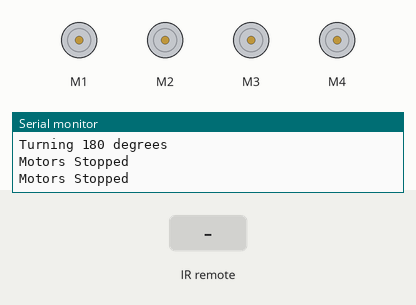
This sketch was run on a simulated Arduino Uno, built with avr-gcc and run on an emulated ATmega328P. Parts: 4 × DC motor (green arrow = forward, orange = backward, longer = faster), the last lines printed to the serial monitor. The test bench sets the inputs (shaded band).

Above: at 2.7 s.
2.8 s: infrared code 0x18 received
At 3.7 s:
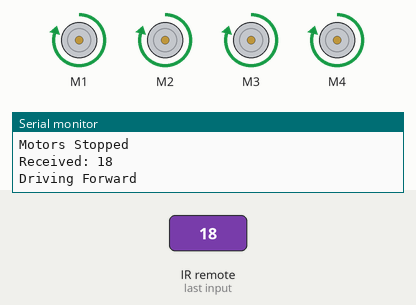
4.3 s: infrared code 0x52 received
At 4.8 s:
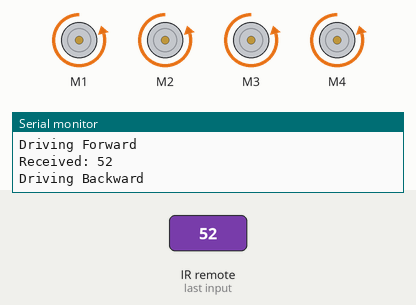
5.8 s: infrared code 0x8 received
At 7.0 s:
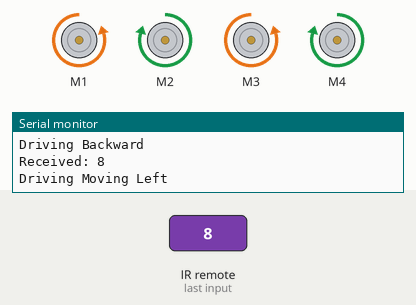
7.3 s: infrared code 0x5A received
At 8.3 s:
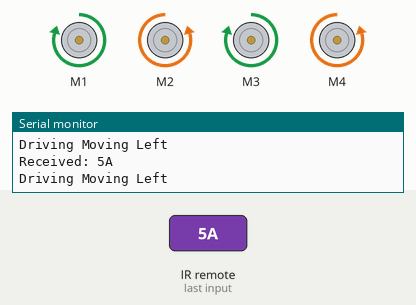
8.8 s: infrared code 0x45 received
At 8.92 s:
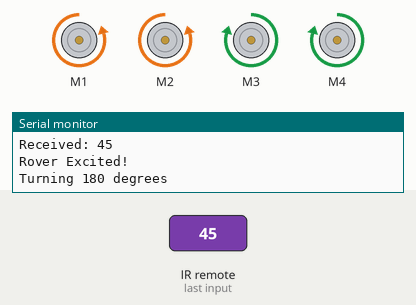
11.8 s: infrared code 0x19 received
At 14.6 s:
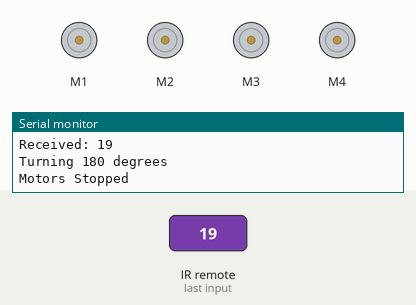
Timing chart, 0 to 15.8 s (numbered marks = the images above; inputs shaded):
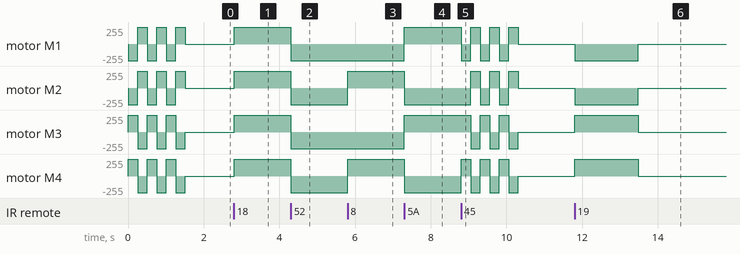

The sketch:

IR_Remoted_Rover.ino
```cpp
#include <IRremote.hpp>
#include <AFMotor.h>
// #include <Servo.h>

#define IR_RECEIVE_PIN 18

// Replace these with your actual remote codes (use previous test code to get them)
#define IR_FORWARD   0x18
#define IR_BACKWARD  0x52
#define IR_LEFT      0x8
#define IR_RIGHT     0x5A
#define IR_STOP      0x1C
#define IR_Exited    0x45

#define Right90    0xD
#define Left90    0x16
#define Turn180    0x19

// === Function Declarations ===
void Forward(int duration);
void Backward(int duration);
void Stop();
void turn180CCW();
void turn180CW();
void MoveLeft(int duration = 500);
void MoveRight(int duration = 500);
void GetExcited(int duration);
void SetMotors();

IRrecv irrecv(IR_RECEIVE_PIN);
decode_results results;

void setup() {
  Serial.begin(9600);
  IrReceiver.begin(IR_RECEIVE_PIN, ENABLE_LED_FEEDBACK);

  SetMotors();
  Serial.println("Rover Starting...");
  GetExcited(250); // At starup he will be exited to
}

void loop() {
  if (IrReceiver.decode()) {

    Serial.print("Received: ");
    Serial.println(IrReceiver.decodedIRData.command, HEX);

    switch (IrReceiver.decodedIRData.command) {

      Serial.print("Raw IR Value: 0x");
      Serial.println(IrReceiver.decodedIRData.command, HEX);

      case IR_FORWARD:
        Forward(0);
        break;

      case IR_BACKWARD:
        Backward(0);
        break;

      case IR_LEFT:
        MoveLeft(0);
        break;

      case IR_RIGHT:
        MoveRight(0);
        break;

      case IR_STOP:
        Stop();
        break;

      case IR_Exited:
        GetExcited(250);
        break;

      case Right90:
        turn180CCW(1090*2.2/16);
        break;

      case Left90:
        turn180CW(1090*2.2/18);
        break;

      case Turn180:
        turn180CW(1090*2.2*0.7);
        break;

      default:
        Serial.println("Unknown command");
        // Stop();
        break;
    }

    IrReceiver.resume();  // Prepare for next signal
  }
}
```

Constants.ino
```cpp
// File for The Constants and Initialization of the Rover


// DC Motors
AF_DCMotor motor1(1);  //front left
AF_DCMotor motor2(2);  // back left
AF_DCMotor motor3(3);  // back right
AF_DCMotor motor4(4);  // front right


int time180 = 1090*2.2; // a need to make a factor for speed and time!
int speedpwm = 250; // (speed/255)*100 = the precent of power
int delaytime = 1000;

// UlraSonic Constants
long duration;
int distance;
int safetyDistance = 5; // Safety distance in centimeters
```

Rover_control.ino
```cpp
// Functions Of the Rover Here:

void SetMotors(){
  // motors set up maybe later it wont be constant
  motor1.setSpeed(speedpwm);  //front left
  motor2.setSpeed(speedpwm);  // back left
  motor3.setSpeed(speedpwm);  // back right
  motor4.setSpeed(speedpwm);  // front right
  // Servos setup
  Serial.println("Motors Set!");
}

void Forward(int duration) {
  Serial.println("Driving Forward ");
  motor1.run(FORWARD);
  motor2.run(FORWARD);
  motor3.run(FORWARD);
  motor4.run(FORWARD);
  delay(duration);
}

void Backward(int duration) {
  Serial.println("Driving Backward ");
  motor1.run(BACKWARD);
  motor2.run(BACKWARD);
  motor3.run(BACKWARD);
  motor4.run(BACKWARD);
  delay(duration);
}

void Stop() {
  Serial.println("Motors Stopped ");
  motor1.run(RELEASE);
  motor2.run(RELEASE);
  motor3.run(RELEASE);
  motor4.run(RELEASE);
}


void turn360CCW(int time180) {
  Serial.println("Turning 360 degrees ");
  motor1.run(FORWARD);
  motor2.run(FORWARD);
  motor3.run(BACKWARD);
  motor4.run(BACKWARD);
  delay(time180 * 2);
  Stop();
}

void turn180CCW(int time180) {
  Serial.println("Turning 180 degrees ");
  motor1.run(FORWARD);
  motor2.run(FORWARD);
  motor3.run(BACKWARD);
  motor4.run(BACKWARD);
  delay(time180);
  if (time180 > 0){
    Stop();
  }
}

void turn180CW(int time180) {
  Serial.println("Turning 180 degrees ");
  motor1.run(BACKWARD);
  motor2.run(BACKWARD);
  motor3.run(FORWARD);
  motor4.run(FORWARD);
  delay(time180);
  if (time180 > 0){
    Stop();
  }

}

void MoveLeft(int duration){
  Serial.println("Driving Moving Left ");
  motor1.run(BACKWARD);
  motor2.run(FORWARD);
  motor3.run(BACKWARD);
  motor4.run(FORWARD);
  delay(duration);
}

void MoveRight(int duration){
  Serial.println("Driving Moving Left ");
  motor1.run(FORWARD);
  motor2.run(BACKWARD);
  motor3.run(FORWARD);
  motor4.run(BACKWARD);
  delay(duration);
}

void GetExcited(int Duration){
  Serial.println("Rover Excited!");
  turn180CW(Duration);
  turn180CCW(Duration);
  turn180CW(Duration);
  turn180CCW(Duration);
  turn180CW(Duration);
  turn180CCW(Duration);
  Stop();
}

void GoSleep(){


}

void WakeUp(){

}
```

Measured:
- after the input at 2.8 s, motor M1–4: stopped → forward 250/255 at once
- after the input at 4.3 s, motor M1–4: forward 250/255 → backward 250/255 at once
- after the input at 5.8 s, motor M2, motor M4: backward 250/255 → forward 250/255 at once
- after the input at 7.3 s, motor M1, motor M3: backward 250/255 → forward 250/255 at once; motor M2, motor M4: forward 250/255 → backward 250/255 at once
- after the input at 11.8 s, motor M1, motor M2: stopped → backward 250/255 at once, → stopped 1.7 s later; motor M3, motor M4: stopped → forward 250/255 at once, → stopped 1.7 s later
